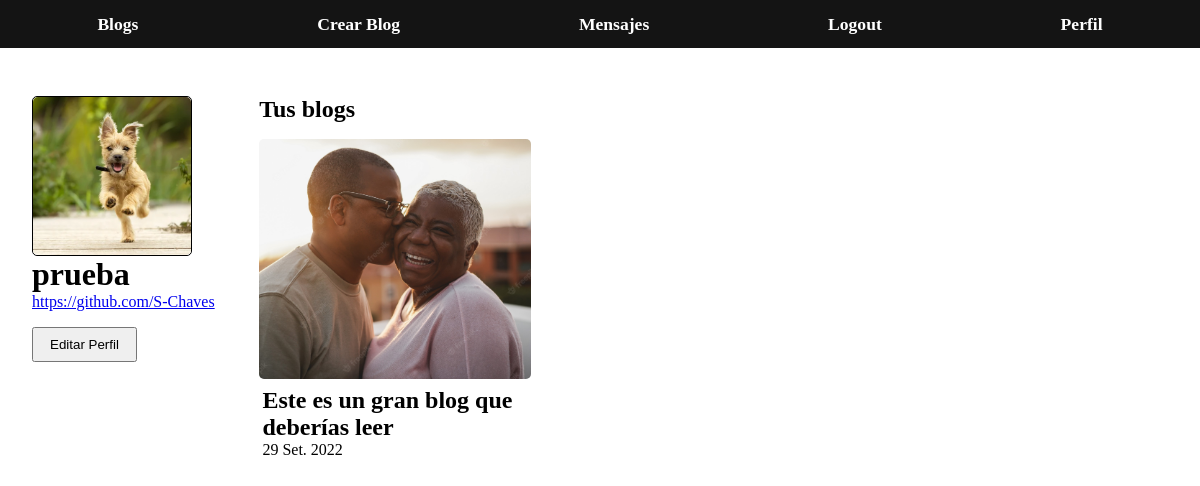
Screenshot of /profile/prueba/ (signed in) with the database file from the repository.
### Login/models.py (models this page shows)
class User(AbstractUser):
  USERNAME_FIELD = 'username'
  username = models.CharField(unique=True, max_length=50)
  email = models.EmailField(unique=True, null=False)
  name = models.CharField(max_length=30)
  description = models.CharField(max_length=50)
  web_page = models.CharField(max_length=50)
  avatar = models.ForeignKey(Avatar, on_delete=models.SET_NULL, null=True, blank=True)

class Avatar(models.Model):
  image = models.ImageField(upload_to='avatars', null=True, blank=True)

### Blogs/models.py (models this page shows)
class Blog(models.Model):
  title = models.CharField(null=False, blank=False, max_length=50)
  subtitle = models.CharField(max_length=50)
  body = models.TextField(null=False, blank=False)
  author = models.ForeignKey(User, on_delete=models.DO_NOTHING)
  date = models.DateField(null=False, blank=False)
  image = models.ImageField(upload_to='blogs')

### Profile/views.py (the view)
# urls.py: path('<str:username>/', profile_view, name='profile')
@login_required
def profile_view(request, username):
  if request.method == 'GET':
    profile = get_object_or_404(User, username=username)
    blogs = Blog.objects.filter(author=profile)
    return render(request, 'Profile/profile.html', {'profile': profile, 'blogs': blogs})

### Profile/templates/Profile/profile.html (shortened to what this page needs)
{% extends "Index/base.html" %}
{% load static %}
{% block style %}
  <link rel="stylesheet" href="{% static 'Index/base.css' %}">
  <link rel="stylesheet" href="{% static 'Profile/css/profile.css' %}">
{% endblock %}
{% block content %}
  <div class="profile-container">
    <div class="profile-info">
      <div class="profile-img">
        <img src="{{ profile.avatar.image.url }}" alt="">
      </div>
      <h1>{{ profile.username }}</h1>
      <a href="{{ profile.web_page }}">{{ profile.web_page }}</a>
      {% if profile.username == user.username %}
        <a href="{% url 'editProfile' %}">
          <button class="btn">Editar Perfil</button>
        </a>
      {% else %}
        <a href="{% url 'messages' username=profile.username %}">
          <button class="btn">Enviar Mensaje</button>
        </a>
      {% endif %}
    </div>
    <div class="profile-blogs-container">
      {% if profile.username == user.username %}
        <h2>Tus blogs</h2>
      {% else %}
        <h2>Blogs de {{ profile.username }}</h2>
      {% endif %}
      <div class="profile-blogs">
        {% if blogs %}
          {% for blog in blogs %}
            <div class="profile-blog">
              <a href="{% url 'blogDetail' pk=blog.id %}">
                <div class="profile-blog-img">
                  <img src="{{ blog.image.url }}" alt="">
                </div>
                <div class="profile-blog-info">
                  <h2>{{ blog.title }}</h2>
                  <p>{{ blog.date }}</p>
                </div>
              </a>
            </div>
          {% endfor %}
        {% endif %}
      </div>
    </div>
  </div>
{% endblock %}

### Index/static/Index/base.css (style rules this page uses)
*, *::after, *::before { margin: 0; padding: 0; box-sizing: border-box; }
.btn { margin-top: 1rem; padding: 0.5rem 1rem; margin-inline: auto; cursor: pointer; }

### Profile/static/Profile/css/profile.css (style rules this page uses)
.profile-container { display: flex; justify-content: space-around; margin-block: 3rem; margin-inline: auto; padding-inline: 2rem; }
.profile-info { display: flex; flex-direction: column; width: 15rem; }
.profile-img { width: 10rem; height: 10rem; border: 1px solid black; border-radius: 5px; }
.profile-img img { width: 100%; height: 100%; border-radius: 5px; object-fit: cover; }
.profile-blogs-container { width: 60rem; }
.profile-blogs { display: flex; flex-wrap: wrap; gap: 2rem; margin-top: 1rem; }
.profile-blog { width: 17rem; text-align: center; }
.profile-blog a { text-decoration: none; color: black; }
.profile-blog-info { padding: 0.5rem 0.2rem 0 0.2rem; text-align: left; }
.profile-blog-img { width: 100%; height: 15rem; border-radius: 5px; }
.profile-blog-img img { width: 100%; height: 100%; border-radius: 5px; object-fit: cover; }

### rows the page displays
User: avatar.image (picture), username "prueba", web_page "https://github.com/S-Chaves"
Blog: image (picture), title "Este es un gran blog que deberías leer", date "29 Set. 2022"
